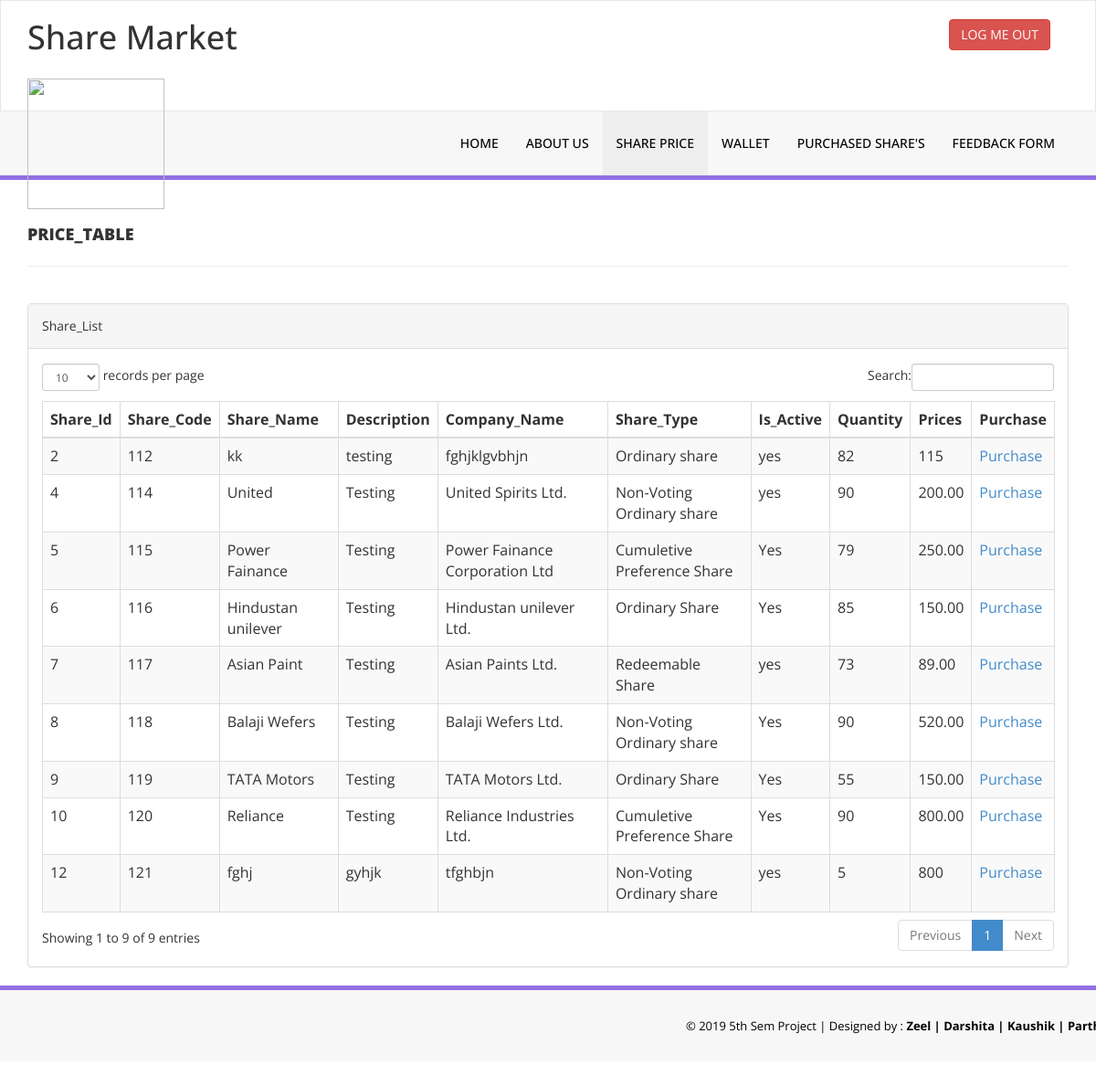
The page /Shareprice.php (signed in) on the database its author committed.
### tables this page shows
CREATE TABLE IF NOT EXISTS `tbl_price` (
  `sid` int(10) NOT NULL AUTO_INCREMENT,
  `scode` varchar(30) NOT NULL,
  `sname` varchar(30) NOT NULL,
  `description` varchar(30) NOT NULL,
  `company` varchar(30) NOT NULL,
  `type` varchar(30) NOT NULL,
  `isactive` varchar(30) NOT NULL,
  `qty` varchar(30) NOT NULL,
  `price` varchar(30) NOT NULL,
  PRIMARY KEY (`sid`)
);

### Shareprice.php (the view, shortened to what this page needs)
<?php
include 'connection.php';
?>
<!DOCTYPE html>
<html xmlns="http://www.w3.org/1999/xhtml">
<head>
    <link href="assets/css/bootstrap.css" rel="stylesheet" />
    <link href="assets/css/font-awesome.css" rel="stylesheet" />
    <link href="assets/js/dataTables/dataTables.bootstrap.css" rel="stylesheet" />
    <link href="assets/css/style.css" rel="stylesheet" />
</head>
<body>
      <?php include 'header.php'; ?>
    <?php include 'menu.php'; ?>
    <div class="content-wrapper">
         <div class="container">
        <div class="row pad-botm">
            <div class="col-md-12">
                <h4 class="header-line">PRICE_TABLE</h4>
                            </div>
        </div>
            <div class="row">
                <div class="col-md-12">
                    <div class="panel panel-default">
                        <div class="panel-heading">
                             Share_List
                        </div>
                        <div class="panel-body">
                            <div class="table-responsive">
                                <table class="table table-striped table-bordered table-hover" id="dataTables-example">
                                    <thead>
                                        <tr>
                                            <th>Share_Id</th>
                                            <th>Share_Code</th>
                                            <th>Share_Name</th>
                                            <th>Description</th>
                                            <th>Company_Name</th>
                                            <th>Share_Type</th>
                                            <th>Is_Active</th>
                                            <th>Quantity</th>
                                            <th>Prices</th>
                                            <th>Purchase</th>
                                        </tr>
                                    </thead>
                                    <?php
                                      $result=mysqli_query($conn,"select *,(select sum(qty) from tbl_parchage where sid=tbl_price.sid) as purchaseshare from tbl_price where isactive='yes'");
                                    while($row=mysqli_fetch_array($result))
                                    {
                                     ?>
                                     <tr>
                                            <td><?php echo $row["sid"]; ?></td>
                                            <td><?php echo $row["scode"]; ?></td>
                                            <td><?php echo $row["sname"]; ?></td>
                                            <td><?php echo $row["description"]; ?></td>
                                            <td><?php echo $row["company"]; ?></td>
                                            <td><?php echo $row["type"]; ?></td>
                                            <td><?php echo $row["isactive"]; ?></td>
                                            <td><?php echo $row["qty"]-$row["purchaseshare"]; ?></td>
                                            <td><?php echo $row["price"]; ?></td>
                                              <td><a href="Purchase.php?purchaseid=<?php echo $row['sid'];?>&price=<?php echo $row["price"]; ?>&qty=<?php echo $row["qty"]; ?>"> Purchase</a></td>
                                            <?php } ?>
                                     </tr>
                                </table>
                            </div>
                        </div>
                    </div>
                </div>
                </div>
            </div>
    <?php include 'footer.php'; ?>
</body>
</html>

### assets/css/style.css (style rules this page uses)
.content-wrapper { margin-top: 40px; min-height:800px; padding-bottom:90px; }
.header-line { font-weight:900; padding-bottom:25px; border-bottom:1px solid #eeeeee; text-transform:uppercase; }
.pad-botm { padding-bottom:30px; }

### rows shown on the page
tbl_price: sid "2", scode "112", sname "kk", description "testing", company "fghjklgvbhjn", type "Ordinary share", isactive "yes", purchaseshare "82", price "115"
tbl_price: sid "4", scode "114", sname "United", description "Testing", company "United Spirits Ltd.", type "Non-Voting Ordinary share", isactive "yes", $row['qty']-$row['purchaseshare'] "90", price "200.00"
tbl_price: sid "5", scode "115", sname "Power Fainance", description "Testing", company "Power Fainance Corporation Ltd", type "Cumuletive Preference Share", isactive "Yes", purchaseshare "79", price "250.00"
tbl_price: sid "6", scode "116", sname "Hindustan unilever", description "Testing", company "Hindustan unilever Ltd.", type "Ordinary Share", isactive "Yes", $row['qty']-$row['purchaseshare'] "85", price "150.00"
tbl_price: sid "7", scode "117", sname "Asian Paint", description "Testing", company "Asian Paints Ltd.", type "Redeemable Share", isactive "yes", purchaseshare "73", price "89.00"
tbl_price: sid "8", scode "118", sname "Balaji Wefers", description "Testing", company "Balaji Wefers Ltd.", type "Non-Voting Ordinary share", isactive "Yes", $row['qty']-$row['purchaseshare'] "90", price "520.00"
tbl_price: sid "9", scode "119", sname "TATA Motors", description "Testing", company "TATA Motors Ltd.", type "Ordinary Share", isactive "Yes", $row['qty']-$row['purchaseshare'] "55", price "150.00"
tbl_price: sid "10", scode "120", sname "Reliance", description "Testing", company "Reliance Industries Ltd.", type "Cumuletive Preference Share", isactive "Yes", $row['qty']-$row['purchaseshare'] "90", price "800.00"
tbl_price: sid "12", scode "121", sname "fghj", description "gyhjk", company "tfghbjn", type "Non-Voting Ordinary share", isactive "yes", $row['qty']-$row['purchaseshare'] "5", price "800"
